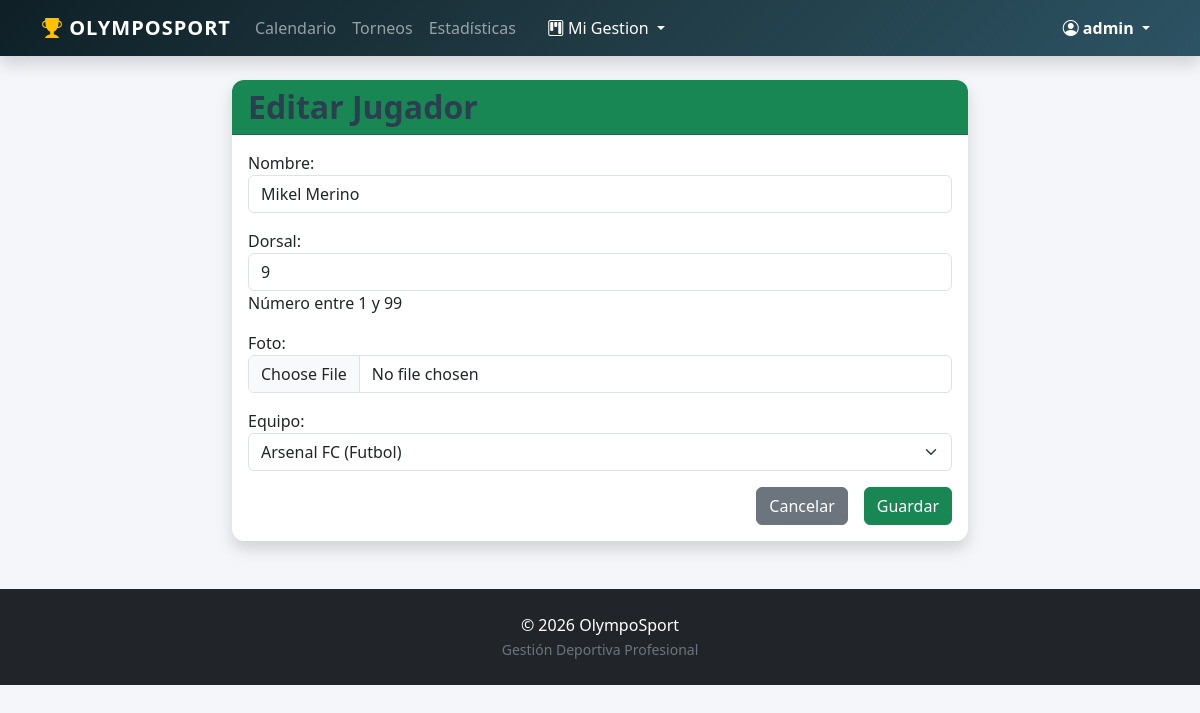
The page /jugadores/2/editar/ (signed in) on the database its author committed.
### SportApp/models.py (models this page shows, shortened)
class Jugador(models.Model):
    nombre = models.CharField(max_length=100)
    dorsal = models.PositiveIntegerField(
        validators=[MinValueValidator(1), MaxValueValidator(99)],
        help_text="Número entre 1 y 99",blank=True,null=True
    )
    foto = models.ImageField(upload_to='jugadores/', null=True, blank=True)
    equipo = models.ForeignKey(Equipo,on_delete=models.SET_NULL,null=True,blank=True,related_name='jugadores'
    )

class Equipo(models.Model):
    usuario=models.ForeignKey(User,on_delete=models.CASCADE,related_name='equipos')
    nombre = models.CharField(max_length=100)
    entrenador = models.CharField(max_length=100, help_text="Nombre del entrenador principal")
    ciudad = models.CharField(max_length=100)
    escudo = models.ImageField(upload_to='escudos/', null=True, blank=True)
    deporte = models.ForeignKey(Deporte, on_delete=models.CASCADE, related_name='equipos')
    def __str__(self):
        return f"{self.nombre} ({self.deporte.nombre})"

class Deporte(models.Model):
    class TipoDeporte(models.TextChoices):
        EQUIPO = 'EQUIPO', 'Por Equipo'
        INDIVIDUAL = 'INDIVIDUAL', 'Individual'
    class SistemaPuntuacion(models.TextChoices):
        GOLES = 'GOLES', 'Goles (Fútbol, Balonmano)'
        CANASTAS = 'CANASTAS', 'Canastas/Puntos (Baloncesto)'
        SETS = 'SETS', 'Sets (Tenis, Voleibol,Padel)'
        PUNTOS = 'PUNTOS', 'Puntos Genéricos'
    nombre = models.CharField(max_length=100, unique=True, help_text="Ej: Fútbol, Tenis")
    tipo = models.CharField(
        max_length=20,
        choices=TipoDeporte.choices,
        default=TipoDeporte.EQUIPO,
        verbose_name="Tipo de Deporte"
    )
    sistema_puntuacion = models.CharField(
        max_length=20,
        choices=SistemaPuntuacion.choices,
        default=SistemaPuntuacion.PUNTOS,
        verbose_name="Sistema de Puntuación"
    )
    jugadores_por_equipo = models.PositiveIntegerField(
        default=1,
        validators=[MinValueValidator(1, "Debe haber al menos 1 jugador")],
        help_text="Número de jugadores en campo por equipo"
    )

### SportApp/views.py (the view)
# urls.py: path('jugadores/<int:pk>/editar/', views.JugadorUpdateView.as_view(), name='jugador_editar'),
class JugadorUpdateView(LoginRequiredMixin, UpdateView):
    model = Jugador
    form_class = JugadorForm
    template_name = 'SportApp/jugador_crear.html'
    success_url = reverse_lazy('jugador_lista')
    def get_queryset(self):
        return Jugador.objects.filter(equipo__usuario=self.request.user)

### SportApp/forms.py (shortened to what this page needs)
class JugadorForm(forms.ModelForm):
    class Meta:
        model = Jugador
        fields = '__all__'
        widgets = {
            'nombre': forms.TextInput(attrs={'class': 'form-control', 'placeholder': 'Nombre del jugador'}),
            'dorsal': forms.NumberInput(attrs={'class': 'form-control', 'min': 1, 'max': 99}),
            'equipo': forms.Select(attrs={'class': 'form-select'}),
            'foto': forms.FileInput(attrs={'class': 'form-control'}),
        }

### SportApp/templates/SportApp/jugador_crear.html (shortened to what this page needs)
{% extends "SportApp/base.html" %}
{% block content %}
<div class="row justify-content-center">
    <div class="col-md-8">
        <div class="card shadow">
            <div class="card-header bg-success text-white">
                <h2 class="mb-0">{% if form.instance.pk %}Editar Jugador{% else %}Crear Jugador{% endif %}</h2>
            </div>
            <div class="card-body">
                <form method="post" enctype="multipart/form-data">
                    <div class="mb-3">
                        {{ form.as_p }}
                    </div>
                    <div class="d-grid gap-2 d-md-flex justify-content-md-end">
                        <a href="{% url 'jugador_lista' %}" class="btn btn-secondary me-md-2">Cancelar</a>
                        <button type="submit" class="btn btn-success">Guardar</button>
                    </div>
                </form>
            </div>
        </div>
    </div>
</div>
{% endblock %}

### SportApp/templates/SportApp/base.html (shortened to what this page needs)
{% load static %}
<!DOCTYPE html>
<html lang="es">
<head>
    <link href="https://cdn.jsdelivr.net/npm/bootstrap@5.3.0/dist/css/bootstrap.min.css" rel="stylesheet">
    <link rel="stylesheet" href="https://cdn.jsdelivr.net/npm/bootstrap-icons@1.11.0/font/bootstrap-icons.css">
    <link rel="stylesheet" href="{% static 'SportApp/style.css' %}">
</head>
<body>
    <nav class="navbar navbar-expand-lg navbar-dark bg-dark mb-4 shadow">
        <div class="container">
            <a class="navbar-brand fw-bold" href="{% url 'inicio' %}">
                <i class="bi bi-trophy-fill text-warning"></i> OlympoSport
            </a>
            <div class="collapse navbar-collapse" id="navbarNav">
                <ul class="navbar-nav me-auto">
                    <li class="nav-item"><a class="nav-link" href="{% url 'ver_eventos' %}">Calendario</a></li>
                    <li class="nav-item"><a class="nav-link" href="{% url 'torneo_lista' %}">Torneos</a></li>
                    <li class="nav-item"><a class="nav-link" href="{% url 'estadisticas' %}">Estadísticas</a></li>
                    {% if user.is_authenticated %}
                        <li class="nav-item dropdown ms-lg-3">
                            <a class="nav-link dropdown-toggle text-white" href="#" role="button" data-bs-toggle="dropdown">
                                <i class="bi bi-kanban"></i> Mi Gestion
                            </a>
                        </li>
                    {% endif %}
                </ul>
                <ul class="navbar-nav ms-auto align-items-center">
                    {% if user.is_authenticated %}
                        <li class="nav-item dropdown">
                            <a class="nav-link dropdown-toggle active fw-bold" href="#" role="button" data-bs-toggle="dropdown">
                                <i class="bi bi-person-circle"></i> {{ user.username }}
                            </a>
                        </li>
                    {% else %}
                        <li class="nav-item">
                            <a href="{% url 'login' %}" class="btn btn-outline-light btn-sm">
                                <i class="bi bi-box-arrow-in-right"></i> Iniciar Sesión
                            </a>
                        </li>
                    {% endif %}
                </ul>
            </div>
        </div>
    </nav>
    <div class="container">
        {% block content %}
        {% endblock %}
    </div>
    <footer class="bg-dark text-white text-center py-4 mt-5">
        <div class="container">
            <p class="mb-0">© 2026 OlympoSport</p>
            <small class="text-secondary">Gestión Deportiva Profesional</small>
        </div>
    </footer>
</body>
</html>

### SportApp/static/SportApp/style.css (style rules this page uses)
body { background-color: #f4f6f9; font-family: 'Segoe UI', Tahoma, Geneva, Verdana, sans-serif; }
.navbar-dark.bg-dark { background: linear-gradient(135deg, #0f2027 0%, #203a43 50%, #2c5364 100%) !important; box-shadow: 0 4px 12px rgba(0,0,0,0.15); }
.navbar-brand { font-weight: 700; letter-spacing: 1px; text-transform: uppercase; }
.card { border: none; border-radius: 12px; box-shadow: 0 2px 5px rgba(0,0,0,0.05); transition: transform 0.3s ease, box-shadow 0.3s ease; overflow: hidden; }
h1, h2, h3 { color: #2c3e50; font-weight: 600; }

### SportApp/templates/SportApp/base.html (style rules this page uses)
body { min-height: 100vh; display: flex; flex-direction: column; }
footer { margin-top: auto; }

### rows shown on the page
Jugador: nombre "Mikel Merino", dorsal "9", equipo "Arsenal FC (Futbol)"

### other values the page prints
{{ user.username }} "admin"
